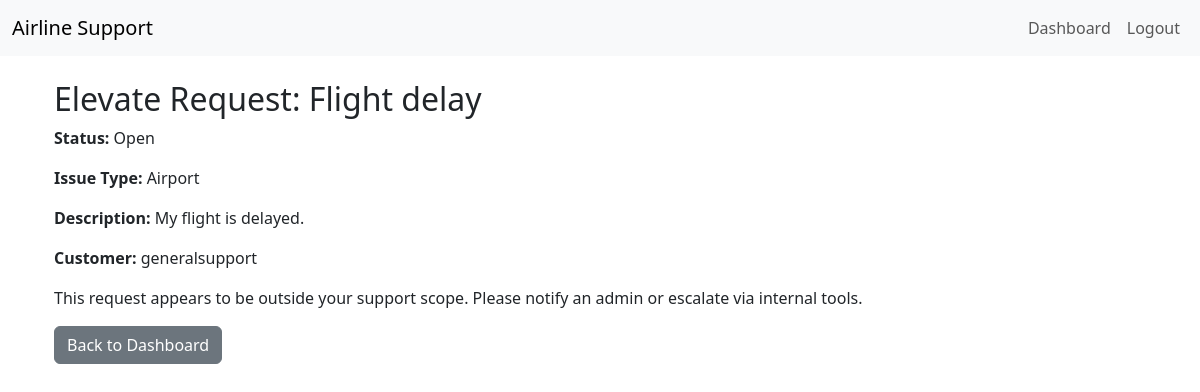
Page /support-elevator/DEF67890/ (signed in) on the committed database.
### AirlineCustomerSupport/models.py (models this page shows, shortened)
class SupportRequest(models.Model):
    ISSUE_TYPES = [
        ('airport', 'Airport Issue'),
        ('airline', 'Airline Issue'),
        ('system', 'System Issue'),
        ('general', 'General/Other'),
    ]
    STATUS_TYPES = [
        ('open', 'Open'),
        ('in_progress', 'In Progress'),
        ('resolved', 'Resolved'),
        ('escalated', 'Escalated'),
    ]
    customer = models.ForeignKey(CustomUser, on_delete=models.CASCADE, related_name='support_requests')
    issue_type = models.CharField(max_length=10, choices=ISSUE_TYPES)
    subject = models.CharField(max_length=255)
    description = models.TextField()
    status = models.CharField(max_length=20, choices=STATUS_TYPES, default='open')
    created_at = models.DateTimeField(auto_now_add=True)
    request_code = models.CharField(max_length=8, unique=True, blank=True)

class CustomUser(AbstractUser):
    ROLE_CHOICES = [
        ('customer', 'Customer'),
        ('support', 'Support Agent'),
        ('admin', 'System Admin'),
    ]
    role = models.CharField(max_length=10, choices=ROLE_CHOICES, default='customer')
    staff_id = models.CharField(max_length=6, blank=True, null=True)  # for agents only

### AirlineCustomerSupport/views.py (the view)
    def _wrapped_view(request, *args, **kwargs):
        if not request.user.is_authenticated or request.user.role != 'support':
            raise PermissionDenied
        return view_func(request, *args, **kwargs)

### AirlineCustomerSupport/views.py (called while the page is built)
def support_required(view_func):
    def _wrapped_view(request, *args, **kwargs):
        if not request.user.is_authenticated or request.user.role != 'support':
            raise PermissionDenied
        return view_func(request, *args, **kwargs)
    return _wrapped_view

@login_required
@support_required
def support_elevator(request, request_code):
    ticket = get_object_or_404(SupportRequest, request_code=request_code)
    return render(request, 'AirlineCustomerSupport/support_elevator.html', {'ticket': ticket})

### AirlineCustomerSupport/templates/AirlineCustomerSupport/support_elevator.html (shortened to what this page needs)
{% extends 'AirlineCustomerSupport/base.html' %}
{% block content %}
<div class="container mt-4">
    <h2>Elevate Request: {{ ticket.subject }}</h2>
    <p><strong>Status:</strong> {{ ticket.status|capfirst }}</p>
    <p><strong>Issue Type:</strong> {{ ticket.issue_type|capfirst }}</p>
    <p><strong>Description:</strong> {{ ticket.description }}</p>
    <p><strong>Customer:</strong> {{ ticket.customer.username }}</p>
    <div class="mt-3">
        <p>This request appears to be outside your support scope. Please notify an admin or escalate via internal tools.</p>
        <a href="{% url 'support_dashboard' %}" class="btn btn-secondary">Back to Dashboard</a>
    </div>
</div>
{% endblock %}

### rows in the picture
SupportRequest: subject "Flight delay", status "Open", issue_type "Airport", description "My flight is delayed.", customer.username "generalsupport"
